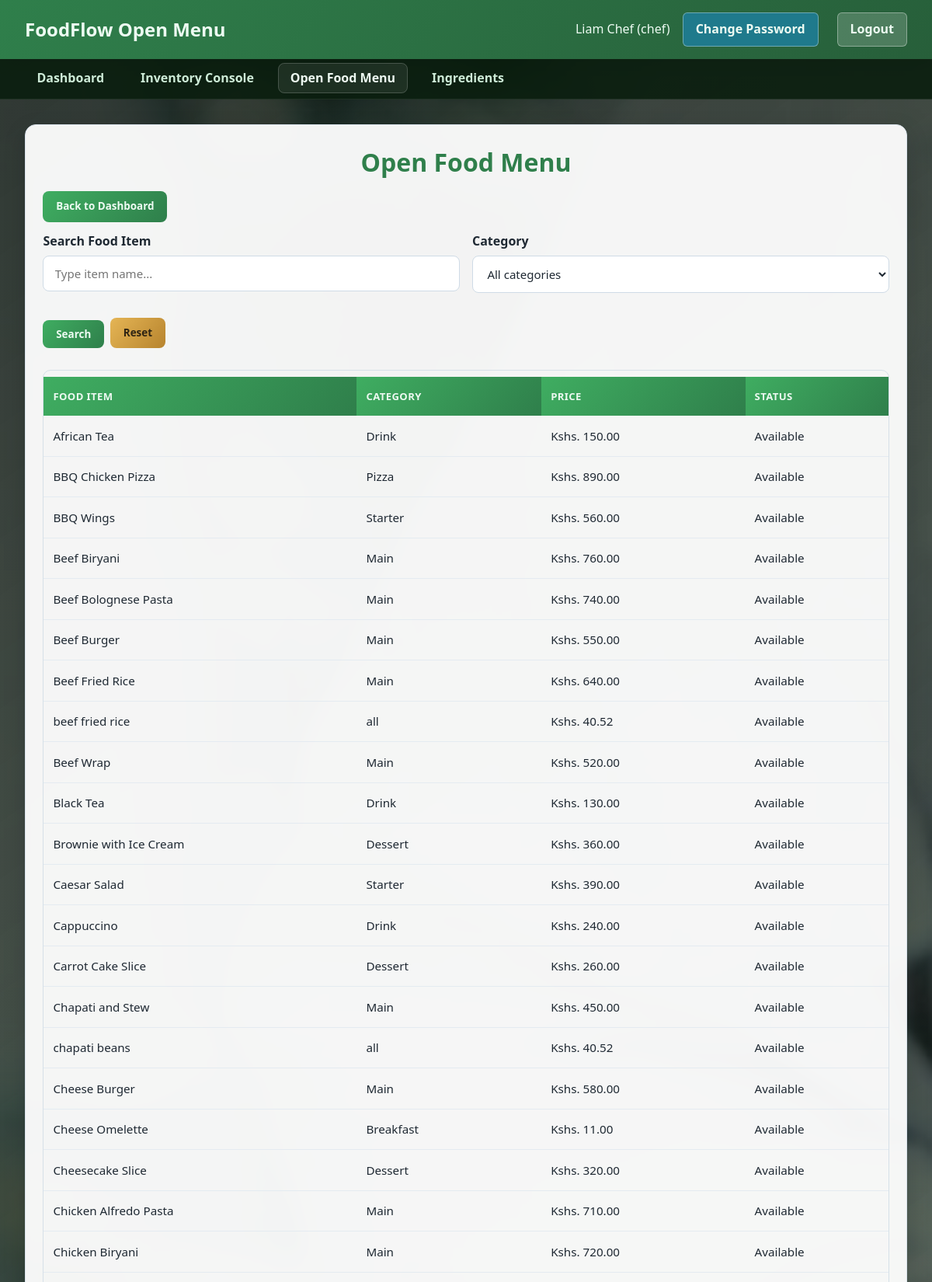
Page /roles/open_menu.php (signed in, upper part) on the committed database.
### tables this page shows
CREATE TABLE `menu_items` (
  `id` int NOT NULL AUTO_INCREMENT,
  `name` varchar(120) NOT NULL,
  `category` varchar(80) DEFAULT NULL,
  `selling_price` decimal(10,2) NOT NULL,
  `is_available` tinyint(1) DEFAULT '1',
  `created_at` timestamp NULL DEFAULT CURRENT_TIMESTAMP,
  PRIMARY KEY (`id`)
);

### roles/open_menu.php (the view, shortened to what this page needs)
<?php
$conn = new mysqli('localhost', 'root', '1234', 'food_inventory');
$q = trim($_GET['q'] ?? '');
$sql = 'SELECT id, name, category, selling_price, is_available FROM menu_items WHERE 1=1';
$sql .= ' ORDER BY is_available DESC, name ASC';
$stmt = $conn->prepare($sql);
if ($stmt) {
    $stmt->execute();
    $menu = $stmt->get_result();
} else {
    $menu = $conn->query('SELECT id, name, category, selling_price, is_available FROM menu_items ORDER BY is_available DESC, name ASC');
}
$role = (string)($_SESSION['role'] ?? 'manager');
$roleClassMap = [
    'waiter' => 'dashboard-waiter',
    'chef' => 'dashboard-chef',
    'manager' => 'dashboard-manager',
    'admin' => 'dashboard-admin'
];
$roleThemeClass = $roleClassMap[$role] ?? 'dashboard-manager';
$dashboardLink = 'manager_dashboard.php';
$navLinks = [
    ['href' => 'manager_dashboard.php', 'label' => 'Dashboard'],
    ['href' => 'manager_controls.php', 'label' => 'Thresholds & Approvals'],
    ['href' => 'manager_reports.php', 'label' => 'Reports'],
    ['href' => 'open_menu.php', 'label' => 'Open Food Menu', 'active' => true],
];
if ($role === 'admin') {
    $dashboardLink = '../admin/admin_dashboard.php';
    $navLinks = [
        ['href' => '../admin/admin_dashboard.php', 'label' => 'Dashboard'],
        ['href' => '../admin/manage_users.php', 'label' => 'Manage Users'],
        ['href' => '../admin/system_audit.php', 'label' => 'System Audit'],
        ['href' => 'open_menu.php', 'label' => 'Open Food Menu', 'active' => true],
    ];
} elseif ($role === 'chef') {
    $dashboardLink = 'chef_dashboard.php';
    $navLinks = [
        ['href' => 'chef_dashboard.php', 'label' => 'Dashboard'],
        ['href' => 'chef_inventory.php', 'label' => 'Inventory Console'],
        ['href' => 'open_menu.php', 'label' => 'Open Food Menu', 'active' => true],
        ['href' => 'ingredients.php', 'label' => 'Ingredients'],
    ];
}
?>
<!DOCTYPE html>
<html lang="en">
<head>
    <link rel="stylesheet" href="roles_styles.css">
</head>
<body class="dashboard-photo <?php echo htmlspecialchars($roleThemeClass); ?>">
<nav class="navbar">
    <div class="navbar-brand">FoodFlow Open Menu</div>
    <div class="navbar-user">
        <span><?php echo htmlspecialchars((string)($_SESSION['user_name'] ?? 'User')); ?> (<?php echo htmlspecialchars((string)($_SESSION['role'] ?? 'staff')); ?>)</span>
        <a href="../auth/change_password.php" class="logout-btn" style="margin-right:8px;background:#1f7a8c;">Change Password</a>
        <a href="../auth/logout.php" class="logout-btn">Logout</a>
    </div>
</nav>
<nav class="admin-nav">
    <ul class="admin-nav-links">
        <?php foreach ($navLinks as $link): ?>
            <li>
                <a href="<?php echo htmlspecialchars($link['href']); ?>" class="<?php echo !empty($link['active']) ? 'active' : ''; ?>"><?php echo htmlspecialchars($link['label']); ?></a>
            </li>
        <?php endforeach; ?>
    </ul>
</nav>
<div class="container">
    <div class="card">
        <h1>Open Food Menu</h1>
        <p style="margin-bottom:12px;"><a href="<?php echo htmlspecialchars($dashboardLink); ?>" class="btn btn-primary">Back to Dashboard</a></p>
        <form method="GET" class="form-grid" style="margin-bottom:12px;">
            <div class="form-group">
                <label for="q">Search Food Item</label>
                <input id="q" type="text" name="q" value="<?php echo htmlspecialchars($q); ?>" placeholder="Type item name...">
            </div>
            <div class="form-group">
                <label for="category">Category</label>
                <select id="category" name="category">
                    <option value="">All categories</option>
                </select>
            </div>
            <div class="form-group" style="display:flex;gap:8px;align-items:flex-end;">
                <button type="submit" class="btn btn-primary">Search</button>
                <a href="open_menu.php" class="btn btn-warning">Reset</a>
            </div>
        </form>
        <div class="table-responsive">
            <table class="data-table">
                <thead>
                    <tr>
                        <th>Food Item</th>
                        <th>Category</th>
                        <th>Price</th>
                        <th>Status</th>
                    </tr>
                </thead>
                <tbody>
                <?php if ($menu && $menu->num_rows > 0): ?>
                    <?php while ($m = $menu->fetch_assoc()): ?>
                        <tr>
                            <td><?php echo htmlspecialchars((string)$m['name']); ?></td>
                            <td><?php echo htmlspecialchars((string)$m['category']); ?></td>
                            <td>Kshs. <?php echo number_format((float)$m['selling_price'], 2); ?></td>
                            <td><?php echo ((int)$m['is_available'] === 1) ? 'Available' : 'Unavailable'; ?></td>
                        </tr>
                    <?php endwhile; ?>
                <?php else: ?>
                    <tr>
                        <td colspan="4">No menu items found.</td>
                    </tr>
                <?php endif; ?>
                </tbody>
            </table>
        </div>
    </div>
</div>
</body>
</html>

### rows in the picture
menu_items: name "African Tea", category "Drink", selling_price "150.00", is_available "Available"
menu_items: name "BBQ Chicken Pizza", category "Pizza", selling_price "890.00", is_available "Available"
menu_items: name "BBQ Wings", category "Starter", selling_price "560.00", is_available "Available"
menu_items: name "Beef Biryani", category "Main", selling_price "760.00", is_available "Available"
menu_items: name "Beef Bolognese Pasta", category "Main", selling_price "740.00", is_available "Available"
menu_items: name "Beef Burger", category "Main", selling_price "550.00", is_available "Available"
menu_items: name "Beef Fried Rice", category "Main", selling_price "640.00", is_available "Available"
menu_items: name "beef fried rice", category "all", selling_price "40.52", is_available "Available"
menu_items: name "Beef Wrap", category "Main", selling_price "520.00", is_available "Available"
menu_items: name "Black Tea", category "Drink", selling_price "130.00", is_available "Available"
menu_items: name "Brownie with Ice Cream", category "Dessert", selling_price "360.00", is_available "Available"
menu_items: name "Caesar Salad", category "Starter", selling_price "390.00", is_available "Available"
menu_items: name "Cappuccino", category "Drink", selling_price "240.00", is_available "Available"
menu_items: name "Carrot Cake Slice", category "Dessert", selling_price "260.00", is_available "Available"
menu_items: name "Chapati and Stew", category "Main", selling_price "450.00", is_available "Available"
menu_items: name "chapati beans", category "all", selling_price "40.52", is_available "Available"
menu_items: name "Cheese Burger", category "Main", selling_price "580.00", is_available "Available"
menu_items: name "Cheese Omelette", category "Breakfast", selling_price "11.00", is_available "Available"
menu_items: name "Cheesecake Slice", category "Dessert", selling_price "320.00", is_available "Available"
menu_items: name "Chicken Alfredo Pasta", category "Main", selling_price "710.00", is_available "Available"
menu_items: name "Chicken Biryani", category "Main", selling_price "720.00", is_available "Available"

### other values in the picture
$_SESSION['user_name'] "Liam Chef"
$_SESSION['role'] "chef"
$link['label'] "Dashboard"
$link['label'] "Inventory Console"
$link['label'] "Open Food Menu"
$link['label'] "Ingredients"
